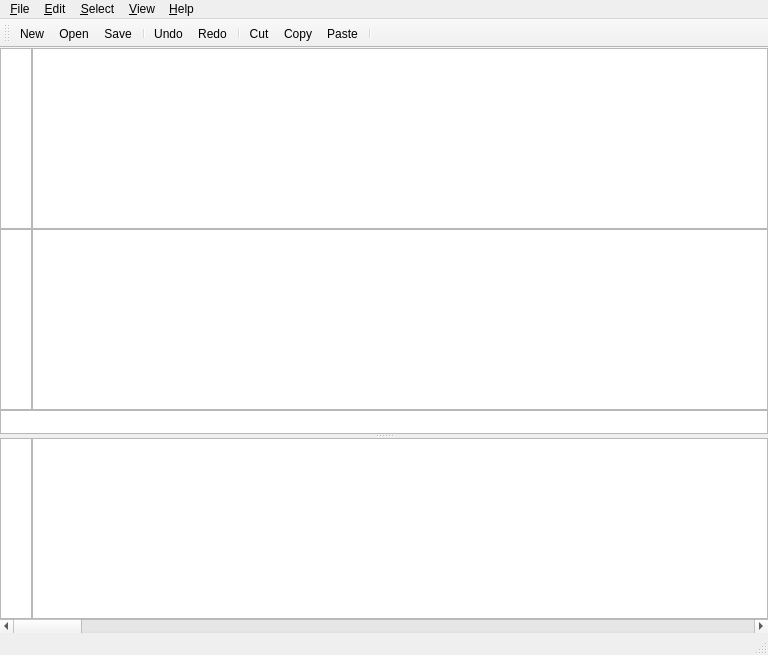
<?xml version="1.0" encoding="UTF-8"?>
<ui version="4.0">
 <class>MainWindow</class>
 <widget class="QMainWindow" name="MainWindow">
  <property name="geometry">
   <rect>
    <x>0</x>
    <y>0</y>
    <width>768</width>
    <height>655</height>
   </rect>
  </property>
  <property name="acceptDrops">
   <bool>true</bool>
  </property>
  <property name="windowTitle">
   <string>Pfft</string>
  </property>
  <property name="windowIcon">
   <iconset>
    <normaloff>://images/22x22/pfft-logo.png</normaloff>://images/22x22/pfft-logo.png</iconset>
  </property>
  <widget class="QWidget" name="centralwidget">
   <property name="sizePolicy">
    <sizepolicy hsizetype="Preferred" vsizetype="Preferred">
     <horstretch>0</horstretch>
     <verstretch>0</verstretch>
    </sizepolicy>
   </property>
   <layout class="QVBoxLayout" name="verticalLayout">
    <property name="spacing">
     <number>0</number>
    </property>
    <property name="leftMargin">
     <number>0</number>
    </property>
    <property name="topMargin">
     <number>0</number>
    </property>
    <property name="rightMargin">
     <number>0</number>
    </property>
    <property name="bottomMargin">
     <number>0</number>
    </property>
    <item>
     <widget class="QSplitter" name="splitter">
      <property name="orientation">
       <enum>Qt::Vertical</enum>
      </property>
      <widget class="QWidget" name="gridLayoutWidget">
       <layout class="QGridLayout" name="gridLayout">
        <property name="spacing">
         <number>0</number>
        </property>
        <item row="0" column="0">
         <widget class="QGraphicsView" name="graphicsView_wf_l_scale">
          <property name="maximumSize">
           <size>
            <width>32</width>
            <height>16777215</height>
           </size>
          </property>
         </widget>
        </item>
        <item row="0" column="1">
         <widget class="QGraphicsView" name="graphicsView_wf_l_disp"/>
        </item>
        <item row="1" column="0">
         <widget class="QGraphicsView" name="graphicsView_wf_r_scale">
          <property name="maximumSize">
           <size>
            <width>32</width>
            <height>16777215</height>
           </size>
          </property>
         </widget>
        </item>
        <item row="1" column="1">
         <widget class="QGraphicsView" name="graphicsView_wf_r_disp"/>
        </item>
        <item row="2" column="0" colspan="2">
         <widget class="QGraphicsView" name="graphicsView_wf_time">
          <property name="maximumSize">
           <size>
            <width>16777215</width>
            <height>24</height>
           </size>
          </property>
         </widget>
        </item>
       </layout>
      </widget>
      <widget class="QWidget" name="gridLayoutWidget_2">
       <layout class="QGridLayout" name="gridLayout_2">
        <property name="spacing">
         <number>0</number>
        </property>
        <item row="0" column="1">
         <widget class="QGraphicsView" name="graphicsView_sg_disp"/>
        </item>
        <item row="0" column="0">
         <widget class="QGraphicsView" name="graphicsView_sg_scale">
          <property name="maximumSize">
           <size>
            <width>32</width>
            <height>16777215</height>
           </size>
          </property>
         </widget>
        </item>
       </layout>
      </widget>
     </widget>
    </item>
    <item>
     <widget class="QScrollBar" name="horizontalScrollBar">
      <property name="orientation">
       <enum>Qt::Horizontal</enum>
      </property>
     </widget>
    </item>
   </layout>
  </widget>
  <widget class="QMenuBar" name="menubar">
   <property name="geometry">
    <rect>
     <x>0</x>
     <y>0</y>
     <width>768</width>
     <height>20</height>
    </rect>
   </property>
   <widget class="QMenu" name="menu_File">
    <property name="title">
     <string>&amp;File</string>
    </property>
    <widget class="QMenu" name="menuRecent">
     <property name="title">
      <string>Open Recent</string>
     </property>
     <addaction name="actionFile_OpenRecent_1"/>
     <addaction name="actionFile_OpenRecent_2"/>
     <addaction name="actionFile_OpenRecent_3"/>
     <addaction name="actionFile_OpenRecent_4"/>
     <addaction name="actionFile_OpenRecent_5"/>
     <addaction name="actionFile_OpenRecent_6"/>
     <addaction name="actionFile_OpenRecent_7"/>
     <addaction name="actionFile_OpenRecent_8"/>
     <addaction name="separator"/>
     <addaction name="actionFile_OpenRecent_Clear"/>
    </widget>
    <addaction name="actionFile_New"/>
    <addaction name="actionFile_Open"/>
    <addaction name="menuRecent"/>
    <addaction name="separator"/>
    <addaction name="actionFile_Save"/>
    <addaction name="actionFile_SaveAs"/>
    <addaction name="separator"/>
    <addaction name="actionFile_Close"/>
    <addaction name="separator"/>
    <addaction name="actionFile_Print"/>
    <addaction name="actionFile_Properties"/>
    <addaction name="separator"/>
    <addaction name="actionFile_Quit"/>
   </widget>
   <widget class="QMenu" name="menu_Edit">
    <property name="title">
     <string>&amp;Edit</string>
    </property>
    <addaction name="actionEdit_Undo"/>
    <addaction name="actionEdit_Redo"/>
    <addaction name="separator"/>
    <addaction name="actionEdit_Cut"/>
    <addaction name="actionEdit_Copy"/>
    <addaction name="actionEdit_Paste"/>
    <addaction name="actionEdit_Delete"/>
    <addaction name="separator"/>
    <addaction name="actionEdit_Preferences"/>
   </widget>
   <widget class="QMenu" name="menu_Select">
    <property name="title">
     <string>&amp;Select</string>
    </property>
    <addaction name="actionSelect_All"/>
    <addaction name="actionSelect_None"/>
    <addaction name="actionSelect_Invert"/>
   </widget>
   <widget class="QMenu" name="menu_View">
    <property name="title">
     <string>&amp;View</string>
    </property>
    <widget class="QMenu" name="menuZoom">
     <property name="title">
      <string>Zoom</string>
     </property>
     <addaction name="actionView_Zoom_Reset"/>
     <addaction name="separator"/>
     <addaction name="actionView_Zoom_ZoomOut"/>
     <addaction name="actionView_Zoom_ZoomIn"/>
     <addaction name="actionView_Zoom_Fit"/>
     <addaction name="actionView_Zoom_ZoomToSel"/>
     <addaction name="separator"/>
     <addaction name="actionView_Zoom_Other"/>
    </widget>
    <widget class="QMenu" name="menuToolbars">
     <property name="title">
      <string>Toolbars</string>
     </property>
     <addaction name="actionView_Toolbar_Default"/>
     <addaction name="actionView_Toolbar_Editing"/>
    </widget>
    <addaction name="menuToolbars"/>
    <addaction name="menuZoom"/>
    <addaction name="separator"/>
    <addaction name="actionView_FullScreen"/>
    <addaction name="separator"/>
    <addaction name="actionView_StatusBar"/>
    <addaction name="actionView_Grid"/>
   </widget>
   <widget class="QMenu" name="menu_Help">
    <property name="title">
     <string>&amp;Help</string>
    </property>
    <addaction name="actionHelp_About"/>
   </widget>
   <addaction name="menu_File"/>
   <addaction name="menu_Edit"/>
   <addaction name="menu_Select"/>
   <addaction name="menu_View"/>
   <addaction name="menu_Help"/>
  </widget>
  <widget class="QToolBar" name="toolBar">
   <property name="windowTitle">
    <string>toolBar</string>
   </property>
   <attribute name="toolBarArea">
    <enum>TopToolBarArea</enum>
   </attribute>
   <attribute name="toolBarBreak">
    <bool>false</bool>
   </attribute>
   <addaction name="actionFile_New"/>
   <addaction name="actionFile_Open"/>
   <addaction name="actionFile_Save"/>
   <addaction name="separator"/>
   <addaction name="actionEdit_Undo"/>
   <addaction name="actionEdit_Redo"/>
   <addaction name="separator"/>
   <addaction name="actionEdit_Cut"/>
   <addaction name="actionEdit_Copy"/>
   <addaction name="actionEdit_Paste"/>
   <addaction name="separator"/>
  </widget>
  <widget class="QStatusBar" name="statusbar"/>
  <action name="actionFile_New">
   <property name="icon">
    <iconset>
     <normaloff>://images/32x32/file-new.png</normaloff>://images/32x32/file-new.png</iconset>
   </property>
   <property name="text">
    <string>New</string>
   </property>
   <property name="statusTip">
    <string>Create a new, blank audio file</string>
   </property>
   <property name="shortcut">
    <string>Ctrl+N</string>
   </property>
  </action>
  <action name="actionFile_Open">
   <property name="icon">
    <iconset>
     <normaloff>://images/32x32/file-open.png</normaloff>://images/32x32/file-open.png</iconset>
   </property>
   <property name="text">
    <string>Open...</string>
   </property>
   <property name="statusTip">
    <string>Open an existing audio file</string>
   </property>
   <property name="shortcut">
    <string>Ctrl+O</string>
   </property>
  </action>
  <action name="actionFile_OpenRecent_1">
   <property name="text">
    <string>&amp;1 (dynamic)</string>
   </property>
  </action>
  <action name="actionFile_OpenRecent_2">
   <property name="text">
    <string>&amp;2 (dynamic)</string>
   </property>
  </action>
  <action name="actionFile_OpenRecent_3">
   <property name="text">
    <string>&amp;3 (dynamic)</string>
   </property>
  </action>
  <action name="actionFile_OpenRecent_4">
   <property name="text">
    <string>&amp;4 (dynamic)</string>
   </property>
  </action>
  <action name="actionFile_OpenRecent_5">
   <property name="text">
    <string>&amp;5 (dynamic)</string>
   </property>
  </action>
  <action name="actionFile_OpenRecent_6">
   <property name="text">
    <string>&amp;6 (dynamic)</string>
   </property>
  </action>
  <action name="actionFile_OpenRecent_7">
   <property name="text">
    <string>&amp;7 (dynamic)</string>
   </property>
  </action>
  <action name="actionFile_OpenRecent_8">
   <property name="text">
    <string>&amp;8 (dynamic)</string>
   </property>
  </action>
  <action name="actionFile_OpenRecent_Clear">
   <property name="icon">
    <iconset>
     <normaloff>://images/32x32/edit-delete.png</normaloff>://images/32x32/edit-delete.png</iconset>
   </property>
   <property name="text">
    <string>Clear History</string>
   </property>
   <property name="statusTip">
    <string>Clear the recently used file history</string>
   </property>
  </action>
  <action name="actionFile_Save">
   <property name="icon">
    <iconset>
     <normaloff>://images/32x32/file-save.png</normaloff>://images/32x32/file-save.png</iconset>
   </property>
   <property name="text">
    <string>Save</string>
   </property>
   <property name="statusTip">
    <string>Save the current audio file</string>
   </property>
   <property name="shortcut">
    <string>Ctrl+S</string>
   </property>
  </action>
  <action name="actionFile_SaveAs">
   <property name="icon">
    <iconset>
     <normaloff>://images/32x32/file-save-as.png</normaloff>://images/32x32/file-save-as.png</iconset>
   </property>
   <property name="text">
    <string>Save As...</string>
   </property>
   <property name="statusTip">
    <string>Save the current audio file with a new name</string>
   </property>
   <property name="shortcut">
    <string>Ctrl+Shift+S</string>
   </property>
  </action>
  <action name="actionFile_Close">
   <property name="icon">
    <iconset>
     <normaloff>://images/32x32/file-close.png</normaloff>://images/32x32/file-close.png</iconset>
   </property>
   <property name="text">
    <string>Close</string>
   </property>
   <property name="statusTip">
    <string>Close the current audio file</string>
   </property>
   <property name="shortcut">
    <string>Ctrl+W</string>
   </property>
  </action>
  <action name="actionFile_Print">
   <property name="icon">
    <iconset>
     <normaloff>://images/32x32/file-print.png</normaloff>://images/32x32/file-print.png</iconset>
   </property>
   <property name="text">
    <string>Print...</string>
   </property>
   <property name="statusTip">
    <string>Print the current audio file</string>
   </property>
   <property name="shortcut">
    <string>Ctrl+P</string>
   </property>
  </action>
  <action name="actionFile_Properties">
   <property name="icon">
    <iconset>
     <normaloff>://images/32x32/file-properties.png</normaloff>://images/32x32/file-properties.png</iconset>
   </property>
   <property name="text">
    <string>Properties</string>
   </property>
   <property name="statusTip">
    <string>View current audio file metadata</string>
   </property>
   <property name="shortcut">
    <string>Alt+Return</string>
   </property>
  </action>
  <action name="actionFile_Quit">
   <property name="icon">
    <iconset>
     <normaloff>://images/32x32/file-quit.png</normaloff>://images/32x32/file-quit.png</iconset>
   </property>
   <property name="text">
    <string>Quit</string>
   </property>
   <property name="statusTip">
    <string>Quit the application</string>
   </property>
   <property name="shortcut">
    <string>Ctrl+Q</string>
   </property>
  </action>
  <action name="actionEdit_Undo">
   <property name="icon">
    <iconset>
     <normaloff>://images/32x32/edit-undo.png</normaloff>://images/32x32/edit-undo.png</iconset>
   </property>
   <property name="text">
    <string>Undo</string>
   </property>
   <property name="statusTip">
    <string>Undo the last action</string>
   </property>
   <property name="shortcut">
    <string>Ctrl+Z</string>
   </property>
  </action>
  <action name="actionEdit_Redo">
   <property name="icon">
    <iconset>
     <normaloff>://images/32x32/edit-redo.png</normaloff>://images/32x32/edit-redo.png</iconset>
   </property>
   <property name="text">
    <string>Redo</string>
   </property>
   <property name="statusTip">
    <string>Redo the previously undone action</string>
   </property>
   <property name="shortcut">
    <string>Ctrl+Y</string>
   </property>
  </action>
  <action name="actionEdit_Cut">
   <property name="icon">
    <iconset>
     <normaloff>://images/32x32/edit-cut.png</normaloff>://images/32x32/edit-cut.png</iconset>
   </property>
   <property name="text">
    <string>Cut</string>
   </property>
   <property name="statusTip">
    <string>Cut the selection and put it on the clipboard</string>
   </property>
   <property name="shortcut">
    <string>Ctrl+X</string>
   </property>
  </action>
  <action name="actionEdit_Copy">
   <property name="icon">
    <iconset>
     <normaloff>://images/32x32/edit-copy.png</normaloff>://images/32x32/edit-copy.png</iconset>
   </property>
   <property name="text">
    <string>Copy</string>
   </property>
   <property name="statusTip">
    <string>Copy the selection and put it on the clipboard</string>
   </property>
   <property name="shortcut">
    <string>Ctrl+C</string>
   </property>
  </action>
  <action name="actionEdit_Paste">
   <property name="icon">
    <iconset>
     <normaloff>://images/32x32/edit-paste.png</normaloff>://images/32x32/edit-paste.png</iconset>
   </property>
   <property name="text">
    <string>Paste</string>
   </property>
   <property name="statusTip">
    <string>Insert clipboard contents</string>
   </property>
   <property name="shortcut">
    <string>Ctrl+V</string>
   </property>
  </action>
  <action name="actionEdit_Delete">
   <property name="icon">
    <iconset>
     <normaloff>://images/32x32/file-openrecent-clear.png</normaloff>://images/32x32/file-openrecent-clear.png</iconset>
   </property>
   <property name="text">
    <string>Delete</string>
   </property>
   <property name="statusTip">
    <string>Erase the selection</string>
   </property>
   <property name="shortcut">
    <string>Del</string>
   </property>
  </action>
  <action name="actionEdit_Preferences">
   <property name="icon">
    <iconset>
     <normaloff>://images/32x32/edit-preferences.png</normaloff>://images/32x32/edit-preferences.png</iconset>
   </property>
   <property name="text">
    <string>Preferences</string>
   </property>
   <property name="statusTip">
    <string>View and edit application preferences</string>
   </property>
  </action>
  <action name="actionSelect_All">
   <property name="icon">
    <iconset>
     <normaloff>://images/32x32/edit-select-all.png</normaloff>://images/32x32/edit-select-all.png</iconset>
   </property>
   <property name="text">
    <string>All</string>
   </property>
   <property name="statusTip">
    <string>Select the entire audio file</string>
   </property>
   <property name="shortcut">
    <string>Ctrl+A</string>
   </property>
  </action>
  <action name="actionSelect_None">
   <property name="icon">
    <iconset>
     <normaloff>://images/32x32/select-none.png</normaloff>://images/32x32/select-none.png</iconset>
   </property>
   <property name="text">
    <string>None</string>
   </property>
   <property name="statusTip">
    <string>Remove any selection</string>
   </property>
   <property name="shortcut">
    <string>Ctrl+Shift+A</string>
   </property>
  </action>
  <action name="actionSelect_Invert">
   <property name="icon">
    <iconset>
     <normaloff>://images/32x32/select-invert.png</normaloff>://images/32x32/select-invert.png</iconset>
   </property>
   <property name="text">
    <string>Invert</string>
   </property>
   <property name="statusTip">
    <string>Invert the selection</string>
   </property>
   <property name="shortcut">
    <string>Ctrl+I</string>
   </property>
  </action>
  <action name="actionView_Toolbar_Default">
   <property name="checkable">
    <bool>true</bool>
   </property>
   <property name="text">
    <string>Default</string>
   </property>
   <property name="statusTip">
    <string>Show or hide the default toolbar</string>
   </property>
   <property name="whatsThis">
    <string>Toggle visibility of the default toolbar</string>
   </property>
  </action>
  <action name="actionView_Toolbar_Editing">
   <property name="checkable">
    <bool>true</bool>
   </property>
   <property name="text">
    <string>Editing</string>
   </property>
   <property name="statusTip">
    <string>Show or hide the editing toolbar</string>
   </property>
   <property name="whatsThis">
    <string>Toggle visibility of the editing toolbar</string>
   </property>
  </action>
  <action name="actionView_FullScreen">
   <property name="icon">
    <iconset>
     <normaloff>://images/32x32/view-fullscreen.png</normaloff>://images/32x32/view-fullscreen.png</iconset>
   </property>
   <property name="text">
    <string>Full Screen</string>
   </property>
   <property name="statusTip">
    <string>Toggle main window between normal and full screen mode</string>
   </property>
   <property name="shortcut">
    <string>F11</string>
   </property>
  </action>
  <action name="actionView_StatusBar">
   <property name="checkable">
    <bool>true</bool>
   </property>
   <property name="text">
    <string>Status Bar</string>
   </property>
   <property name="statusTip">
    <string>Toggle visibility of the status bar</string>
   </property>
   <property name="whatsThis">
    <string/>
   </property>
  </action>
  <action name="actionView_Grid">
   <property name="checkable">
    <bool>true</bool>
   </property>
   <property name="text">
    <string>Grid</string>
   </property>
   <property name="statusTip">
    <string>Toggle visibility of the grid</string>
   </property>
  </action>
  <action name="actionView_Zoom_ZoomIn">
   <property name="icon">
    <iconset>
     <normaloff>://images/32x32/view-zoom-zoomout.png</normaloff>://images/32x32/view-zoom-zoomout.png</iconset>
   </property>
   <property name="text">
    <string>Zoom In</string>
   </property>
   <property name="statusTip">
    <string>Increase the zoom level to see more detail</string>
   </property>
   <property name="shortcut">
    <string>Ctrl++</string>
   </property>
  </action>
  <action name="actionView_Zoom_Reset">
   <property name="icon">
    <iconset resource="../resources.qrc">
     <normaloff>:/images/32x32/view-zoom-reset.png</normaloff>:/images/32x32/view-zoom-reset.png</iconset>
   </property>
   <property name="text">
    <string>Reset</string>
   </property>
   <property name="statusTip">
    <string>Reset zoom level to the default (1:1)</string>
   </property>
   <property name="whatsThis">
    <string>Reset zoom</string>
   </property>
   <property name="shortcut">
    <string>Ctrl+0</string>
   </property>
  </action>
  <action name="actionView_Zoom_ZoomOut">
   <property name="icon">
    <iconset>
     <normaloff>://images/32x32/view-zoom-zoomout.png</normaloff>://images/32x32/view-zoom-zoomout.png</iconset>
   </property>
   <property name="text">
    <string>Zoom Out</string>
   </property>
   <property name="statusTip">
    <string>Reduce the zoom level to see more of the audio file</string>
   </property>
   <property name="shortcut">
    <string>Ctrl+-</string>
   </property>
  </action>
  <action name="actionView_Zoom_Fit">
   <property name="icon">
    <iconset>
     <normaloff>://images/32x32/view-zoom-fit.png</normaloff>://images/32x32/view-zoom-fit.png</iconset>
   </property>
   <property name="text">
    <string>Fit</string>
   </property>
   <property name="statusTip">
    <string>Zoom in or out to fit the entire audio file in the window</string>
   </property>
   <property name="whatsThis">
    <string/>
   </property>
  </action>
  <action name="actionView_Zoom_ZoomToSel">
   <property name="text">
    <string>Zoom to Selection</string>
   </property>
   <property name="statusTip">
    <string>Zoom in or out to fit the selection in the window</string>
   </property>
   <property name="whatsThis">
    <string/>
   </property>
  </action>
  <action name="actionView_Zoom_Other">
   <property name="icon">
    <iconset>
     <normaloff>://images/32x32/view-zoom-other.png</normaloff>://images/32x32/view-zoom-other.png</iconset>
   </property>
   <property name="text">
    <string>Other...</string>
   </property>
   <property name="statusTip">
    <string>Specify a custom zoom amount</string>
   </property>
  </action>
  <action name="actionHelp_About">
   <property name="icon">
    <iconset>
     <normaloff>://images/32x32/help-about.png</normaloff>://images/32x32/help-about.png</iconset>
   </property>
   <property name="text">
    <string>About</string>
   </property>
   <property name="statusTip">
    <string>Display program information, version number and copyright</string>
   </property>
  </action>
 </widget>
 <tabstops>
  <tabstop>graphicsView_wf_l_scale</tabstop>
  <tabstop>graphicsView_wf_l_disp</tabstop>
  <tabstop>graphicsView_wf_r_scale</tabstop>
  <tabstop>graphicsView_wf_r_disp</tabstop>
  <tabstop>graphicsView_wf_time</tabstop>
  <tabstop>graphicsView_sg_scale</tabstop>
  <tabstop>graphicsView_sg_disp</tabstop>
 </tabstops>
 <resources>
  <include location="../resources.qrc"/>
 </resources>
 <connections/>
 <slots>
  <slot>on_help_about()</slot>
 </slots>
</ui>
